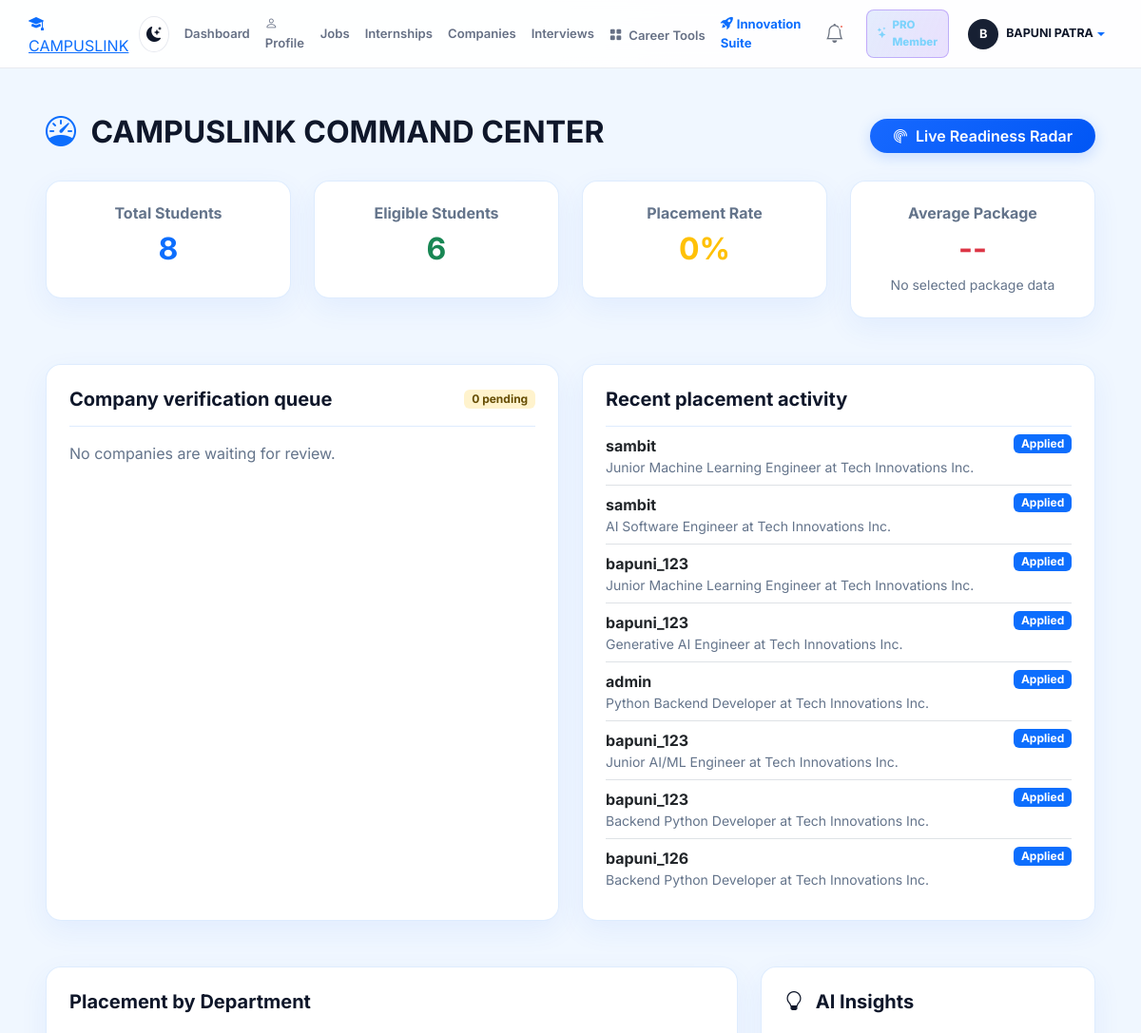
Page /officer/dashboard/ (signed in, upper part) on the earlier database version.
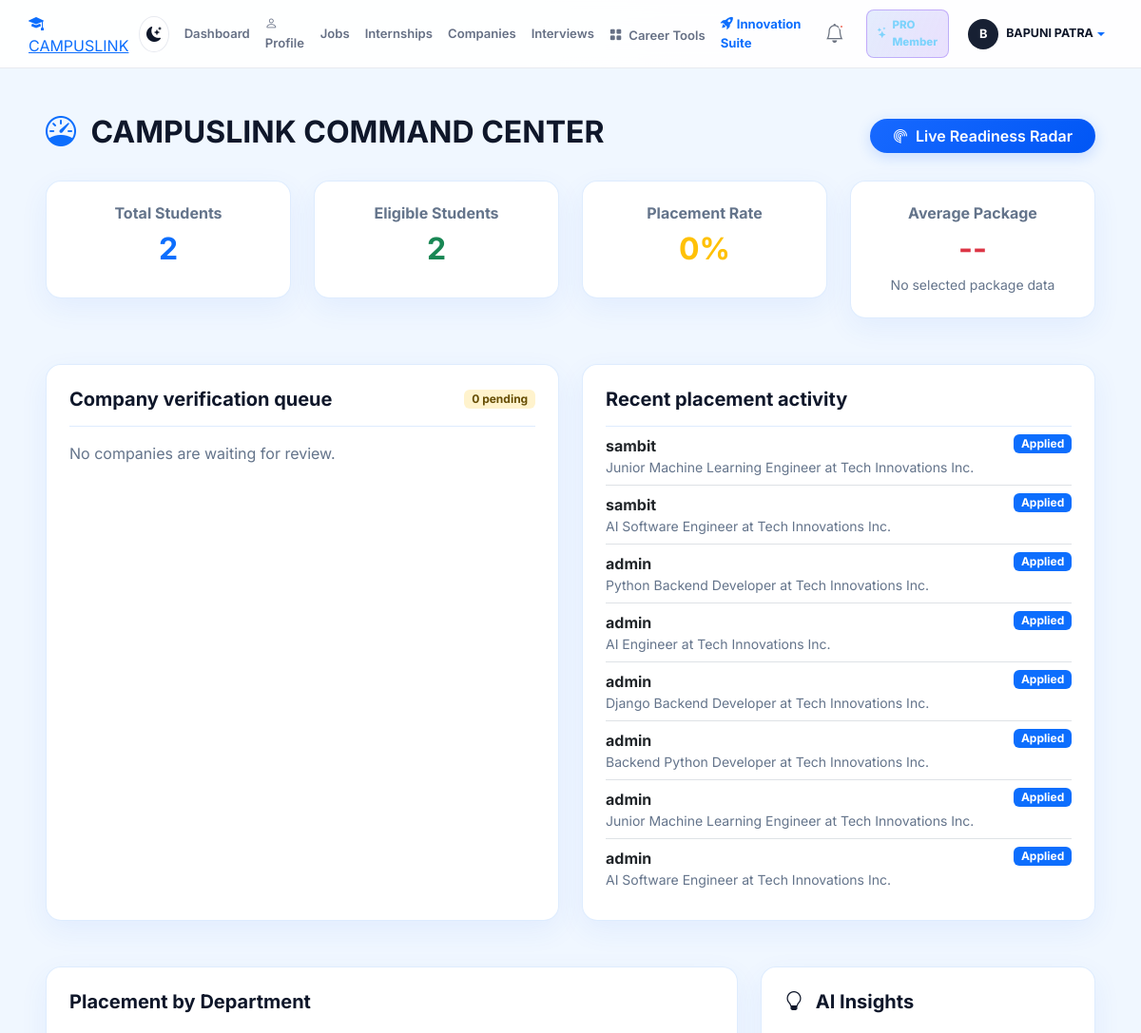
Same page on the later database version.
### applications/models.py (models this page shows, shortened)
class Application(models.Model):
    STATUS_CHOICES = (
        ('APPLIED', 'Applied'),
        ('SHORTLISTED', 'Shortlisted'),
        ('ASSESSMENT', 'Assessment'),
        ('INTERVIEW', 'Interview'),
        ('SELECTED', 'Selected'),
        ('REJECTED', 'Rejected'),
    )
    student = models.ForeignKey(StudentProfile, on_delete=models.CASCADE, related_name='applications')
    job = models.ForeignKey(Job, on_delete=models.CASCADE, related_name='applications')
    status = models.CharField(max_length=20, choices=STATUS_CHOICES, default='APPLIED')
    resume_score = models.IntegerField(default=0, help_text="AI calculated score")
    match_percentage = models.IntegerField(default=0, help_text="Skill match percentage")
    matched_skills = models.JSONField(default=list, blank=True)
    missing_skills = models.JSONField(default=list, blank=True)
    full_name = models.CharField(max_length=150, blank=True, default='')
    email = models.EmailField(blank=True, default='')
    phone = models.CharField(max_length=30, blank=True, default='')
    degree_major = models.CharField(max_length=150, blank=True, default='')
    cgpa = models.FloatField(null=True, blank=True)
    college = models.CharField(max_length=200, blank=True, default='')
    portfolio_url = models.URLField(blank=True, default='')
    github_url = models.URLField(blank=True, default='')
    linkedin_url = models.URLField(blank=True, default='')
    cover_letter = models.TextField(blank=True, default='')
    availability = models.CharField(max_length=100, blank=True, default='Immediate')
    expected_salary = models.CharField(max_length=100, blank=True, default='')
    experience_level = models.CharField(max_length=100, blank=True, default='Fresher')
    custom_resume = models.FileField(upload_to='application_resumes/', blank=True, null=True)
    created_at = models.DateTimeField(auto_now_add=True)
    updated_at = models.DateTimeField(auto_now=True)
    class Meta:
        unique_together = ('student', 'job')
        ordering = ['-created_at']

### students/models.py (models this page shows, shortened)
class StudentProfile(models.Model):
    JOB_TYPE_CHOICES = (
        ('INTERNSHIP', 'Internship'),
        ('FULL_TIME', 'Full-time'),
        ('BOTH', 'Internship and full-time'),
    )
    WORK_LOCATION_CHOICES = (
        ('REMOTE', 'Remote'),
        ('HYBRID', 'Hybrid'),
        ('ONSITE', 'On-site'),
    )
    VISIBILITY_CHOICES = (
        ('VERIFIED_RECRUITERS', 'Public to Verified Recruiters'),
        ('PRIVATE', 'Private'),
        ('APPLICATIONS_ONLY', 'Only During Applications'),
    )
    user = models.OneToOneField(settings.AUTH_USER_MODEL, on_delete=models.CASCADE, related_name='student_profile')
    phone = models.CharField(max_length=20, blank=True)
    department = models.CharField(max_length=100, blank=True)
    degree = models.CharField(max_length=120, blank=True)
    specialization = models.CharField(max_length=160, blank=True)
    current_semester = models.PositiveSmallIntegerField(null=True, blank=True, validators=[MinValueValidator(1), MaxValueValidator(12)])
    college = models.CharField(max_length=200, blank=True)
    headline = models.CharField(max_length=180, blank=True)
    education_start_year = models.IntegerField(null=True, blank=True)
    graduation_year = models.IntegerField(null=True, blank=True)
    cgpa = models.FloatField(null=True, blank=True, validators=[MinValueValidator(0), MaxValueValidator(10)])
    tenth_percentage = models.FloatField(null=True, blank=True, validators=[MinValueValidator(0), MaxValueValidator(100)])
    twelfth_percentage = models.FloatField(null=True, blank=True, validators=[MinValueValidator(0), MaxValueValidator(100)])
    tenth_school = models.CharField(max_length=200, blank=True)
    tenth_year = models.IntegerField(null=True, blank=True)
    twelfth_college = models.CharField(max_length=200, blank=True)
    twelfth_year = models.IntegerField(null=True, blank=True)
    active_backlogs = models.IntegerField(default=0)
    location = models.CharField(max_length=200, blank=True)
    about_me = models.TextField(blank=True)
    career_objective = models.TextField(blank=True)
    profile_photo = models.ImageField(upload_to='profiles/', blank=True, null=True)
    skills = models.ManyToManyField(Skill, through='StudentSkill')
    resume = models.FileField(upload_to='resumes/', blank=True, null=True)
    github = models.URLField(blank=True)
    linkedin = models.URLField(blank=True)
    portfolio = models.URLField(blank=True)
    leetcode = models.URLField(blank=True)
    codechef = models.URLField(blank=True)
    hackerrank = models.URLField(blank=True)
    twitter = models.URLField(blank=True)
    preferred_job_role = models.CharField(max_length=160, blank=True)
    preferred_domain = models.CharField(max_length=160, blank=True)
    job_type = models.CharField(max_length=20, choices=JOB_TYPE_CHOICES, blank=True)
    preferred_work_location = models.CharField(max_length=20, choices=WORK_LOCATION_CHOICES, blank=True)
    profile_visibility = models.CharField(max_length=24, choices=VISIBILITY_CHOICES, default='VERIFIED_RECRUITERS')
    created_at = models.DateTimeField(auto_now_add=True)
    updated_at = models.DateTimeField(auto_now=True)

### accounts/models.py (models this page shows, shortened)
class User(AbstractUser):
    ROLE_CHOICES = (
        ('STUDENT', 'Student'),
        ('PLACEMENT_OFFICER', 'Placement Officer'),
        ('RECRUITER', 'Recruiter'),
        ('SUPER_ADMIN', 'Super Admin'),
    )
    role = models.CharField(max_length=20, choices=ROLE_CHOICES, default='STUDENT')

### jobs/models.py (models this page shows, shortened)
class Job(models.Model):
    WORK_MODE_CHOICES = (
        ('Onsite', 'Onsite'),
        ('Hybrid', 'Hybrid'),
        ('Remote', 'Remote'),
    )
    INTERNSHIP_TYPE_CHOICES = (
        ('Full-Time', 'Full-Time'),
        ('Internship', 'Internship'),
        ('Contract', 'Contract'),
    )
    title = models.CharField(max_length=255)
    company = models.ForeignKey(Company, on_delete=models.CASCADE, related_name='jobs')
    description = models.TextField()
    location = models.CharField(max_length=255)
    job_type = models.CharField(max_length=100, default='Full-Time')
    salary = models.CharField(max_length=100, blank=True)
    minimum_cgpa = models.FloatField(default=0.0)
    maximum_backlogs = models.IntegerField(default=0)
    graduation_year = models.IntegerField(default=2026)
    eligible_degree = models.CharField(max_length=160, blank=True)
    experience_required = models.FloatField(default=0.0)
    experience_text = models.CharField(max_length=100, blank=True, default='')
    qualifications = models.TextField(blank=True, default='')
    required_programming_languages = models.CharField(max_length=500, blank=True)
    required_frameworks = models.CharField(max_length=500, blank=True)
    required_technologies = models.CharField(max_length=500, blank=True)
    min_tenth = models.FloatField(default=0.0)
    min_twelfth = models.FloatField(default=0.0)
    allowed_departments = models.CharField(max_length=255, blank=True)
    preferred_skills = models.ManyToManyField(Skill, related_name='preferred_jobs', blank=True)
    required_skills = models.ManyToManyField(Skill, related_name='required_jobs')
    work_mode = models.CharField(max_length=20, choices=WORK_MODE_CHOICES, default='Onsite')
    internship_type = models.CharField(max_length=20, choices=INTERNSHIP_TYPE_CHOICES, default='Full-Time')
    application_deadline = models.DateTimeField()
    is_verified = models.BooleanField(default=True)
    is_active = models.BooleanField(default=True)
    created_at = models.DateTimeField(auto_now_add=True)
    updated_at = models.DateTimeField(auto_now=True)

### companies/models.py (models this page shows, shortened)
class Company(models.Model):
    VERIFICATION_CHOICES = (
        ('PENDING', 'Verification Pending'),
        ('VERIFIED', 'Verified Company'),
        ('REJECTED', 'Rejected'),
    )
    COMPANY_TYPE_CHOICES = (
        ('Startup', 'High-Growth Startup'),
        ('Unicorn', 'Tech Unicorn'),
        ('Enterprise', 'Enterprise / MNC'),
        ('Product Lab', 'Product & Research Lab'),
    )
    name = models.CharField(max_length=255)
    industry = models.CharField(max_length=120, blank=True)
    company_type = models.CharField(max_length=50, choices=COMPANY_TYPE_CHOICES, default='Startup')
    tagline = models.CharField(max_length=255, blank=True, default='')
    description = models.TextField(blank=True)
    website = models.URLField(blank=True)
    logo = models.ImageField(upload_to='company_logos/', blank=True, null=True)
    logo_url = models.URLField(max_length=500, blank=True, default='', help_text="Direct vector/CDN logo URL")
    headquarters = models.CharField(max_length=255, blank=True, default='')
    locations = models.CharField(max_length=255, blank=True)
    tech_stack = models.CharField(max_length=255, blank=True, default='')
    funding_stage = models.CharField(max_length=80, blank=True, default='Series A / Funded')
    employee_count = models.CharField(max_length=80, blank=True, default='50-200 members')
    hiring_process = models.TextField(blank=True)
    verification_status = models.CharField(max_length=20, choices=VERIFICATION_CHOICES, default='VERIFIED')
    is_demo = models.BooleanField(default=False)
    open_positions = models.IntegerField(default=0)
    internship_opportunities = models.IntegerField(default=0)
    created_at = models.DateTimeField(auto_now_add=True)
    updated_at = models.DateTimeField(auto_now=True)

### analytics/views.py (the view)
# urls.py: path('dashboard/', views.officer_dashboard, name='officer_dashboard'),
@role_required('PLACEMENT_OFFICER', 'SUPER_ADMIN')
def officer_dashboard(request):
    total_students = StudentProfile.objects.count()
    placed_students = Application.objects.filter(status='SELECTED').values('student_id').distinct().count()
    eligible_students = StudentProfile.objects.filter(cgpa__gte=7.0, active_backlogs=0).count()
    placement_rate = round((placed_students / total_students) * 100) if total_students else 0
    selected_jobs = Job.objects.filter(applications__status='SELECTED').distinct()
    package_values = [value for value in (_package_value(job.salary) for job in selected_jobs) if value is not None]
    average_package = round(sum(package_values) / len(package_values), 1) if package_values else 0
    highest_package = max(package_values, default=0)
    context = {
        'total_students': total_students,
        'eligible_students': eligible_students,
        'active_jobs': Job.objects.count(),
        'total_applications': Application.objects.count(),
        'placed_students': placed_students,
        'placement_rate': placement_rate,
        'average_package': average_package,
        'highest_package': highest_package,
        'pending_companies': Company.objects.filter(verification_status='PENDING').order_by('-created_at')[:8],
        'recent_applications': Application.objects.select_related('student__user', 'job__company').order_by('-updated_at')[:8],
        'notifications': Notification.objects.filter(user=request.user, is_read=False)[:5],
    }
    return render(request, 'officer/dashboard.html', context)

### accounts/models.py (called while the page is built)
    @property
    def is_active(self):
        from django.utils import timezone
        return (
            self.plan != 'FREE'
            and self.status == 'ACTIVE'
            and (self.current_period_end is None or self.current_period_end > timezone.now())
        )

### notifications/context_processors.py (called while the page is built)
def notification_context(request):
    if not request.user.is_authenticated:
        return {'unread_notification_count': 0}
    return {'unread_notification_count': Notification.objects.filter(user=request.user, is_read=False).count()}

### templates/officer/dashboard.html (shortened to what this page needs)
{% extends 'base.html' %}
{% block content %}
<div class="container-fluid bg-light min-vh-100 p-5">
    <div class="d-flex justify-content-between align-items-center mb-4">
        <h2 class="fw-bold"><i class="bi bi-speedometer text-primary me-2"></i> CAMPUSLINK COMMAND CENTER</h2>
        <div class="d-flex gap-2">
            <a href="{% url 'college_readiness_radar' %}" class="btn btn-primary fw-bold rounded-pill px-4">
                <i class="bi bi-radar me-1"></i> Live Readiness Radar
            </a>
        </div>
    </div>
    <div class="row g-4 mb-5">
        <div class="col-md-3">
            <div class="card p-4 text-center">
                <h6 class="text-muted fw-bold">Total Students</h6>
                <h2 class="fw-bold text-primary">{{ total_students }}</h2>
            </div>
        </div>
        <div class="col-md-3">
            <div class="card p-4 text-center">
                <h6 class="text-muted fw-bold">Eligible Students</h6>
                <h2 class="fw-bold text-success">{{ eligible_students }}</h2>
            </div>
        </div>
        <div class="col-md-3">
            <div class="card p-4 text-center">
                <h6 class="text-muted fw-bold">Placement Rate</h6>
                <h2 class="fw-bold text-warning">{{ placement_rate }}%</h2>
            </div>
        </div>
        <div class="col-md-3">
            <div class="card p-4 text-center">
                <h6 class="text-muted fw-bold">Average Package</h6>
                <h2 class="fw-bold text-danger">{% if average_package %}{{ average_package }} LPA{% else %}--{% endif %}</h2>
                <small class="text-muted">{% if highest_package %}Highest: {{ highest_package }} LPA{% else %}No selected package data{% endif %}</small>
            </div>
        </div>
    </div>
    <div class="row g-4 mb-5">
        <div class="col-lg-6"><div class="card p-4 h-100"><div class="d-flex justify-content-between align-items-center mb-3"><h5 class="fw-bold mb-0">Company verification queue</h5><span class="badge bg-warning-subtle text-warning-emphasis">{{ pending_companies|length }} pending</span></div><div class="list-group list-group-flush">{% for company in pending_companies %}<div class="list-group-item px-0 d-flex justify-content-between align-items-center"><div><strong>{{ company.name }}</strong><div class="small text-muted">{{ company.industry|default:'Industry not provided' }}</div></div><form method="post" action="{% url 'verify_company' company.id %}" class="d-flex gap-2">{% csrf_token %}<button name="status" value="VERIFIED" class="btn btn-sm btn-success">Verify</button><button name="status" value="REJECTED" class="btn btn-sm btn-outline-danger">Reject</button></form></div>{% empty %}<div class="text-muted py-3">No companies are waiting for review.</div>{% endfor %}</div></div></div>
        <div class="col-lg-6"><div class="card p-4 h-100"><h5 class="fw-bold mb-3">Recent placement activity</h5><div class="list-group list-group-flush">{% for application in recent_applications %}<div class="list-group-item px-0 d-flex justify-content-between"><div><strong>{{ application.student.user.username }}</strong><div class="small text-muted">{{ application.job.title }} at {{ application.job.company.name }}</div></div><span class="badge bg-primary align-self-start">{{ application.get_status_display }}</span></div>{% empty %}<div class="text-muted py-3">No application activity yet.</div>{% endfor %}</div></div></div>
    </div>
    <div class="row">
        <div class="col-md-8">
            <div class="card p-4 h-100">
                <h5 class="fw-bold mb-4">Placement by Department</h5>
            </div>
        </div>
        <div class="col-md-4">
            <div class="card p-4 h-100 bg-primary text-white">
                <h5 class="fw-bold mb-4"><i class="bi bi-lightbulb me-2"></i> AI Insights</h5>
            </div>
        </div>
    </div>
</div>
{% endblock %}

Differences in the rows shown:
removed Application: student.user.username "bapuni_123", job "Junior Machine Learning Engineer", job.company.name "Tech Innovations Inc.", status "Applied"
removed Application: student.user.username "bapuni_123", job "Generative AI Engineer", job.company.name "Tech Innovations Inc.", status "Applied"
removed Application: student.user.username "bapuni_123", job "Junior AI/ML Engineer", job.company.name "Tech Innovations Inc.", status "Applied"
removed Application: student.user.username "bapuni_123", job "Backend Python Developer", job.company.name "Tech Innovations Inc.", status "Applied"
removed Application: student.user.username "bapuni_126", job "Backend Python Developer", job.company.name "Tech Innovations Inc.", status "Applied"
now on this page (row unchanged): Application: student.user.username "admin", job "AI Engineer", job.company.name "Tech Innovations Inc.", status "Applied"
now on this page (row unchanged): Application: student.user.username "admin", job "Django Backend Developer", job.company.name "Tech Innovations Inc.", status "Applied"
now on this page (row unchanged): Application: student.user.username "admin", job "Backend Python Developer", job.company.name "Tech Innovations Inc.", status "Applied"
now on this page (row unchanged): Application: student.user.username "admin", job "Junior Machine Learning Engineer", job.company.name "Tech Innovations Inc.", status "Applied"
now on this page (row unchanged): Application: student.user.username "admin", job "AI Software Engineer", job.company.name "Tech Innovations Inc.", status "Applied"
Other differences:
{{ total_students }}: "8" → "2"
{{ eligible_students }}: "6" → "2"
